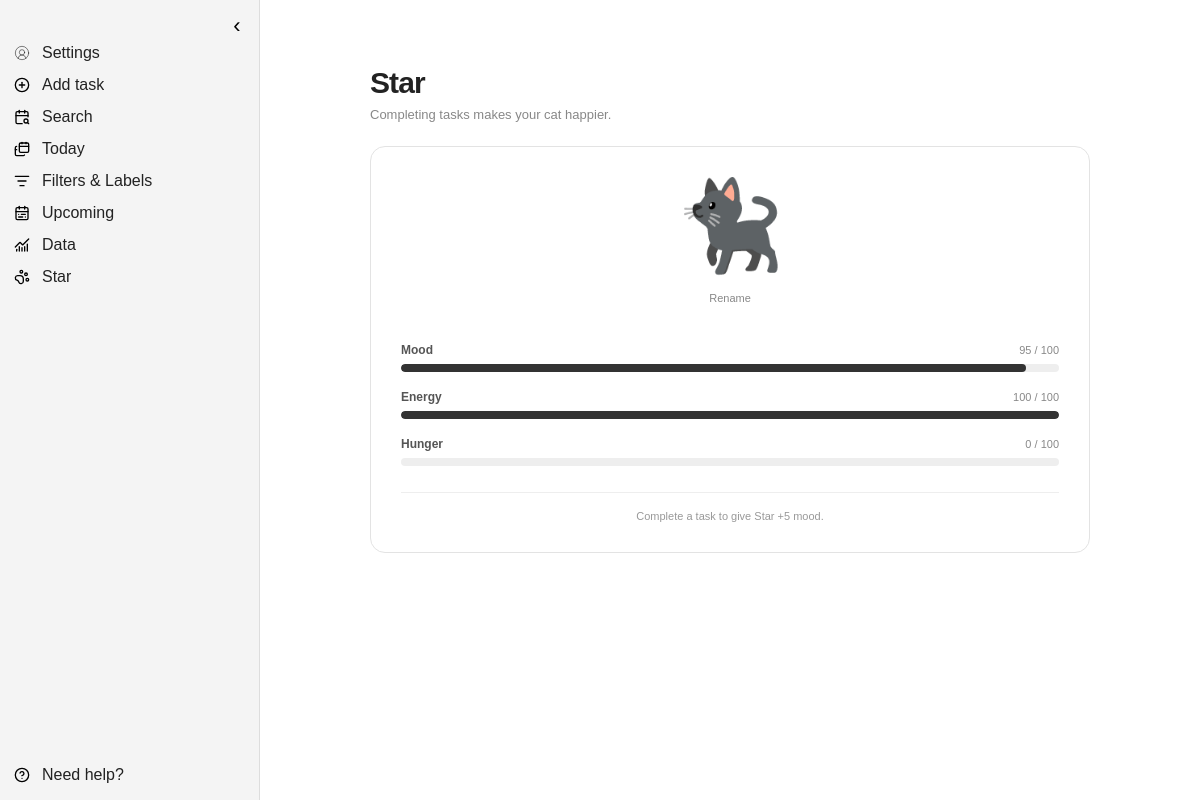
Before: /cat (signed in) with the older database file.
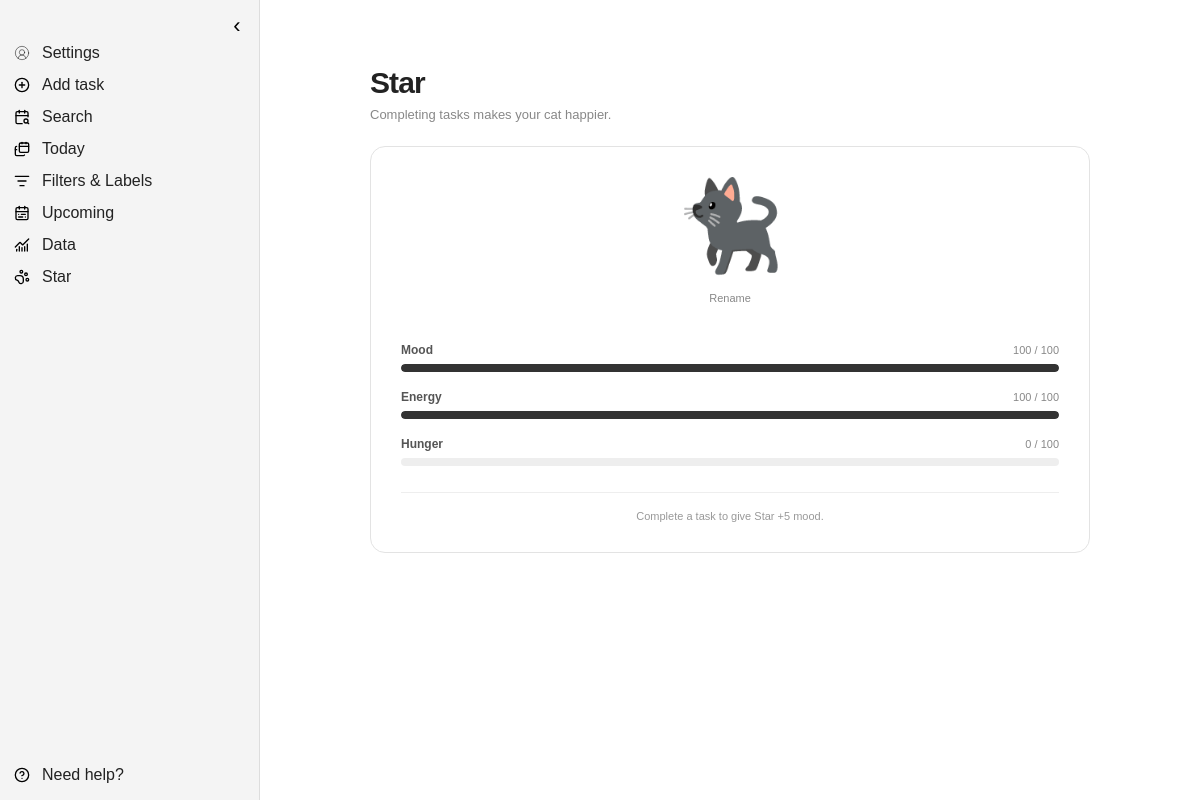
After: the same page with the newer database file.
### tables this page shows
CREATE TABLE cat (
            id INTEGER PRIMARY KEY AUTOINCREMENT,
            user_id INTEGER UNIQUE NOT NULL,
            cat_name TEXT NOT NULL,

            -- what the cat is doing at the moment
            status TEXT NOT NULL DEFAULT 'idle',

            -- keep these values between 0 and 100
            mood INTEGER NOT NULL DEFAULT 50
                CHECK (mood BETWEEN 0 AND 100),

            energy INTEGER NOT NULL DEFAULT 100
                CHECK (energy BETWEEN 0 AND 100),

            hunger INTEGER NOT NULL DEFAULT 0
                CHECK (hunger BETWEEN 0 AND 100),

            -- remember when the user last interacted with their cat
            last_interaction TIMESTAMP NOT NULL
                DEFAULT CURRENT_TIMESTAMP,

            equipped_item TEXT,
            cat_color TEXT,

            -- connect the cat to its owner
            FOREIGN KEY (user_id)
                REFERENCES users(id)
                ON DELETE CASCADE
        );

### routes/cat_routes.py (the view, shortened to what this page needs)
    @app.route(
        "/cat",
        methods=["GET", "POST"]
    )
    @login_required
    def cat():
        user_id = session["user_id"]
        create_cat_for_user(
            user_id
        )
        user_cat = get_cat_by_user(
            user_id
        )
        return render_template(
            "cat.html",
            cat=user_cat
        )

### app.py (called while the page is built)
@app.context_processor
def inject_global_task_modal_data():
    if "user_id" not in session:
        return {
            "global_task_tags": [],
            "cat_name": "Cat"
        }
    user_id = session["user_id"]
    user_cat = get_cat_by_user(
        user_id
    )
    return {
        "global_task_tags": get_tags_by_user(
            user_id
        ),
        "cat_name": (
            user_cat["cat_name"]
            if user_cat
            else "Cat"
        )
    }

### database/cats.py (called while the page is built, shortened)
def get_cat_by_user(user_id):
    connection = get_connection()
    cat = connection.execute(
        """
        SELECT *
        FROM cat
        WHERE user_id = ?
        """,
        (user_id,)
    ).fetchone()
    connection.close()
    return cat

def create_cat_for_user(
    user_id,
    cat_name="Cat"
):
    connection = get_connection()
    try:
        existing_cat = connection.execute(
            """
            SELECT id
            FROM cat
            WHERE user_id = ?
            """,
            (user_id,)
        ).fetchone()
        if existing_cat:
            return existing_cat["id"]
    except sqlite3.Error:
        connection.rollback()
        raise
    finally:
        connection.close()

### database/connection.py (called while the page is built)
def get_connection():
    connection = sqlite3.connect(DATABASE_PATH)
    connection.row_factory = sqlite3.Row
    connection.execute("PRAGMA foreign_keys = ON")
    return connection

### database/tags.py (called while the page is built)
def get_tags_by_user(user_id):
    connection = get_connection()
    tags = connection.execute(
        """
        SELECT
            id,
            name
        FROM tags
        WHERE user_id = ?
        ORDER BY name COLLATE NOCASE
        """,
        (user_id,)
    ).fetchall()
    connection.close()
    return tags

### routes/cat_routes.py (called while the page is built, shortened)
def register_cat_routes(app):
    @app.route(
        "/cat",
        methods=["GET", "POST"]
    )
    @login_required
    def cat():
        user_id = session["user_id"]
        create_cat_for_user(
            user_id
        )
        user_cat = get_cat_by_user(
            user_id
        )
        return render_template(
            "cat.html",
            cat=user_cat
        )

### utils/auth_helpers.py (called while the page is built)
def login_required(view_function):
    @wraps(view_function)
    def wrapped_view(*args, **kwargs):
        if "user_id" not in session:
            return redirect(
                url_for("login")
            )
        return view_function(
            *args,
            **kwargs
        )
    return wrapped_view

### templates/cat.html (shortened to what this page needs)
{% extends "base.html" %}
{% block styles %}
<link
    rel="stylesheet"
    href="{{ url_for('static', filename='css/cat.css') }}"
>
{% endblock %}
{% block content %}
<main class="cat-page">
    <header class="cat-header">
        <h1>
            {{ cat["cat_name"] }}
        </h1>
        <p>
            Completing tasks makes your cat happier.
        </p>
    </header>
    <section class="cat-card">
        <div class="cat-main">
            <div
                class="cat-placeholder"
                aria-hidden="true"
            >
                🐈‍⬛
            </div>
            <button
                type="button"
                class="rename-cat-button"
                id="renameCatButton"
            >
                Rename
            </button>
        </div>
        <div class="cat-stats">
            <div class="cat-stat">
                <div class="cat-stat-header">
                    <span>
                        Mood
                    </span>
                    <strong>
                        {{ cat["mood"] }} / 100
                    </strong>
                </div>
                <div class="cat-stat-track">
                    <div
                        class="cat-stat-fill"
                        style="width: {{ cat['mood'] }}%;"
                    ></div>
                </div>
            </div>
            <div class="cat-stat">
                <div class="cat-stat-header">
                    <span>
                        Energy
                    </span>
                    <strong>
                        {{ cat["energy"] }} / 100
                    </strong>
                </div>
                <div class="cat-stat-track">
                    <div
                        class="cat-stat-fill"
                        style="width: {{ cat['energy'] }}%;"
                    ></div>
                </div>
            </div>
            <div class="cat-stat">
                <div class="cat-stat-header">
                    <span>
                        Hunger
                    </span>
                    <strong>
                        {{ cat["hunger"] }} / 100
                    </strong>
                </div>
                <div class="cat-stat-track">
                </div>
            </div>
        </div>
        <div class="cat-message">
            Complete a task to give
            {{ cat["cat_name"] }}
            +5 mood.
        </div>
    </section>
</main>
{% endblock %}

### templates/base.html (shortened to what this page needs)
<!DOCTYPE html>
<html lang="en">
<head>
    <link
        rel="stylesheet"
        href="{{ url_for('static', filename='css/base.css') }}"
    >
    <link
        rel="stylesheet"
        href="{{ url_for('static', filename='css/task_modal.css') }}"
    >
    {% block styles %}
    {% endblock %}
</head>
<body>
    <aside class="sidebar" id="sidebar">
        <button
            class="sidebar-toggle"
            id="sidebarToggle"
            type="button"
            aria-label="Collapse sidebar"
        >
        </button>
        <nav class="sidebar-nav">
            <a
                class="nav-link"
                href="{{ url_for('setting') }}"
            >
                <img
                    class="nav-icon"
                    src="{{ url_for('static', filename='images/user.svg') }}"
                    alt=""
                >
                <span class="nav-text">
                    Settings
                </span>
            </a>
            <button
                class="nav-link nav-button"
                id="openTaskModal"
                type="button"
            >
                <img
                    class="nav-icon"
                    src="{{ url_for('static', filename='icons/add_task.svg') }}"
                    alt=""
                >
                <span class="nav-text">
                    Add task
                </span>
            </button>
            <a
                class="nav-link"
                href="{{ url_for('search') }}"
            >
                <img
                    class="nav-icon"
                    src="{{ url_for('static', filename='icons/calendar_search.svg') }}"
                    alt=""
                >
                <span class="nav-text">
                    Search
                </span>
            </a>
            <a
                class="nav-link"
                href="{{ url_for('home') }}"
            >
                <img
                    class="nav-icon"
                    src="{{ url_for('static', filename='icons/calendars.svg') }}"
                    alt=""
                >
                <span class="nav-text">
                    Today
                </span>
            </a>
            <a
                class="nav-link"
                href="{{ url_for('labels') }}"
            >
                <img
                    class="nav-icon"
                    src="{{ url_for('static', filename='icons/filter.svg') }}"
                    alt=""
                >
                <span class="nav-text">
                    Filters & Labels
                </span>
            </a>
            <a
                class="nav-link"
                href="{{ url_for('upcoming') }}"
            >
                <img
                    class="nav-icon"
                    src="{{ url_for('static', filename='icons/calendar_upcoming.svg') }}"
                    alt=""
                >
                <span class="nav-text">
                    Upcoming
                </span>
            </a>
            <a
                class="nav-link"
                href="{{ url_for('data') }}"
            >
                <img
                    class="nav-icon"
                    src="{{ url_for('static', filename='icons/data.svg') }}"
                    alt=""
                >
                <span class="nav-text">
                    Data
                </span>
            </a>
            <a
                class="nav-link"
                href="{{ url_for('cat') }}"
            >
                <img
                    class="nav-icon"
                    src="{{ url_for('static', filename='icons/cat.svg') }}"
                    alt=""
                >
                <span class="nav-text">
                    {{ cat_name | default('Cat') }}
                </span>
            </a>
            <div class="nav-spacer"></div>
            <a
                class="nav-link"
                href="{{ url_for('help_page') }}"
            >
                <img
                    class="nav-icon"
                    src="{{ url_for('static', filename='icons/question_mark.svg') }}"
                    alt=""
                >
                <span class="nav-text">
                    Need help?
                </span>
            </a>
        </nav>
        <div
            class="sidebar-resizer"
            id="sidebarResizer"
        ></div>
    </aside>
    <main class="main-content">
        {% block content %}
        {% endblock %}
    </main>
</body>
</html>

### static/css/base.css (style rules this page uses)
* { box-sizing: border-box; }
html, body { margin: 0; min-height: 100%; }
body { display: flex; min-height: 100vh; font-family: Arial, sans-serif; }
.sidebar { position: relative; display: flex; flex-direction: column; width: 260px; min-width: 180px; max-width: 420px; padding: 12px 8px; background: #f4f4f4; border-right: 1px solid #dddddd; flex-shrink: 0; overflow: visible; transition: width 0.2s ease, min-width 0.2s ease, padding 0.2s ease; }
.sidebar-nav { display: flex; overflow: hidden; flex-direction: column; flex: 1; gap: 6px; }
.nav-link { display: flex; align-items: center; gap: 12px; min-height: 21px; padding: 4px 6px; color: #222222; text-decoration: none; border-radius: 8px; white-space: nowrap; }
.nav-icon { width: 16px; height: 16px; min-width: 16px; object-fit: contain; }
.nav-text { overflow: hidden; }
.nav-spacer { flex: 1; }
.sidebar-toggle { margin-left: auto; display: flex; align-items: center; justify-content: center; width: 28px; height: 28px; padding: 0; border: none; border-radius: 6px; background: transparent; font-size: 22px; cursor: pointer; }
.sidebar-resizer { position: absolute; top: 0; right: -3px; width: 6px; height: 100%; cursor: col-resize; }
main { flex: 1; min-width: 0; padding: 24px; }

### static/css/task_modal.css (style rules this page uses)
:root { --catos-black: #222222; --catos-text: #333333; --catos-text-soft: #666666; --catos-muted: #999999; --catos-border: #dddddd; --catos-border-soft: #eeeeee; --catos-hover: #f4f4f4; --catos-soft: #fafafa; --catos-white: #ffffff; }
.nav-button { width: 100%; border: none; background: transparent; font: inherit; text-align: left; cursor: pointer; }

### static/css/cat.css (style rules this page uses)
.cat-page { width: min( 720px, calc(100% - 48px) ); margin: 0 auto; padding: 42px 0 70px; }
.cat-header { margin-bottom: 24px; }
.cat-header h1 { margin: 0; font-size: 30px; font-weight: 650; letter-spacing: -0.03em; color: #222222; }
.cat-header p { margin: 7px 0 0; font-size: 13px; color: #888888; }
.cat-card { padding: 30px; border: 1px solid #e3e3e3; border-radius: 15px; background: #ffffff; }
.cat-main { display: flex; align-items: center; flex-direction: column; }
.cat-placeholder { margin: 5px 0 17px; font-size: 88px; line-height: 1; }
.rename-cat-button { padding: 5px; border: none; background: transparent; font-family: inherit; font-size: 11px; color: #888888; cursor: pointer; }
.cat-stats { display: flex; flex-direction: column; gap: 18px; margin-top: 34px; }
.cat-stat-header { display: flex; align-items: center; justify-content: space-between; gap: 20px; margin-bottom: 7px; font-size: 12px; }
.cat-stat-header span { font-weight: 600; color: #555555; }
.cat-stat-header strong { font-size: 11px; font-weight: 500; color: #888888; }
.cat-stat-track { width: 100%; height: 8px; overflow: hidden; border-radius: 999px; background: #eeeeee; }
.cat-stat-fill { height: 100%; border-radius: inherit; background: #333333; transition: width 0.2s ease; }
.cat-message { margin-top: 26px; padding-top: 17px; border-top: 1px solid #eeeeee; text-align: center; font-size: 11px; color: #999999; }

Changed rows visible on the page:
changed cat "Star": mood "95" → "100"
